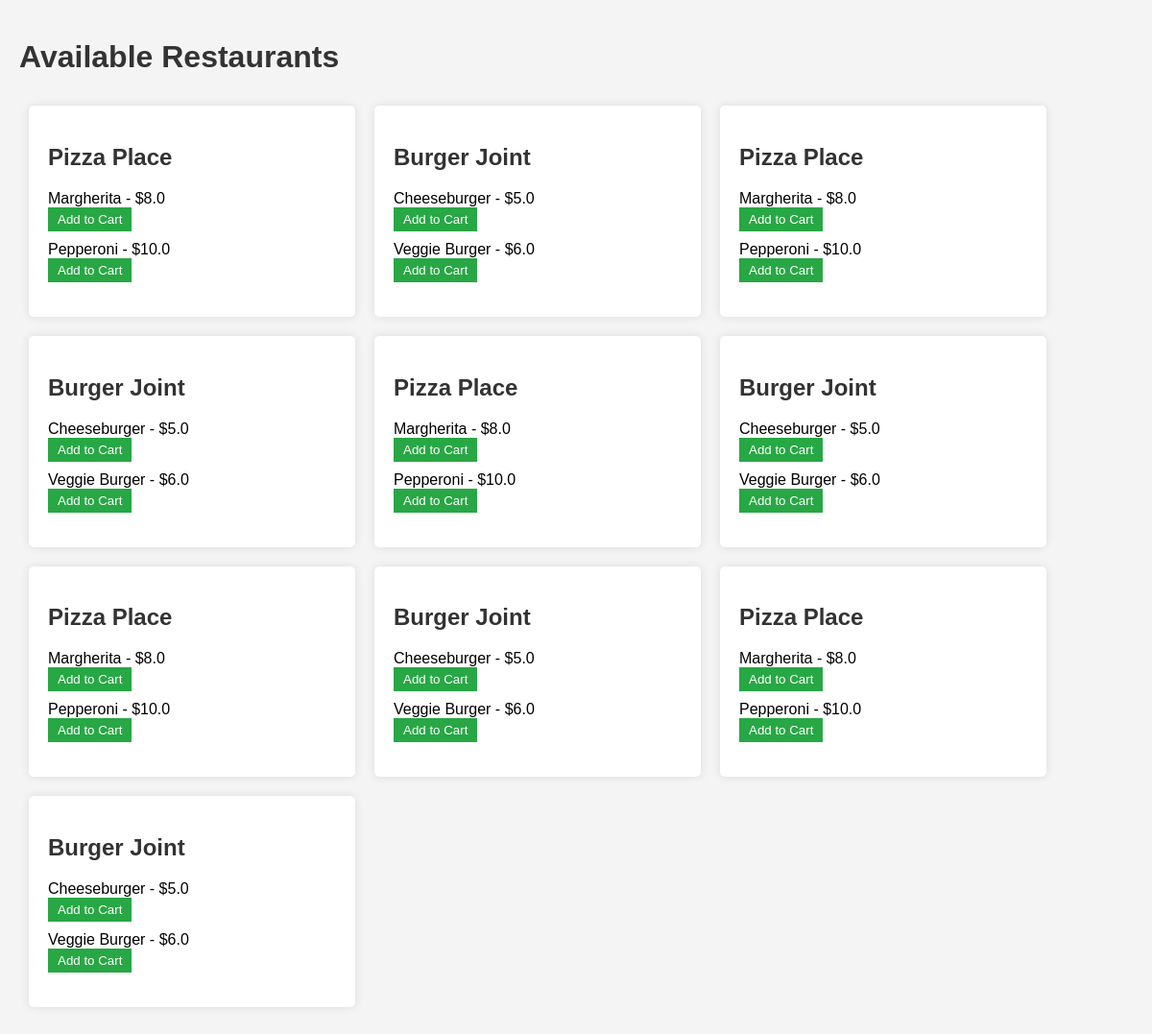
The page / on the database its author committed.
### app.py (models this page shows)
class Restaurant(db.Model):
    id = db.Column(db.Integer, primary_key=True)
    name = db.Column(db.String(100), nullable=False)
    menu_items = db.relationship('MenuItem', backref='restaurant', lazy=True)

class MenuItem(db.Model):
    id = db.Column(db.Integer, primary_key=True)
    item_name = db.Column(db.String(100), nullable=False)
    price = db.Column(db.Float, nullable=False)
    restaurant_id = db.Column(db.Integer, db.ForeignKey('restaurant.id'), nullable=False)

### app.py (the view)
@app.route('/')
def index():
    restaurants = Restaurant.query.all()
    return render_template('index.html', restaurants=restaurants)

### templates/index.html (shortened to what this page needs)
<!DOCTYPE html>
<html lang="en">
<head>
    <link rel="stylesheet" href="{{ url_for('static', filename='css/styles.css') }}">
</head>
<body>
    <h1>Available Restaurants</h1>
    <div class="restaurant-list">
        {% for restaurant in restaurants %}
        <div class="restaurant">
            <h2>{{ restaurant.name }}</h2>
            <ul>
                {% for item in restaurant.menu_items %}
                <li>
                    {{ item.item_name }} - ${{ item.price }}
                    <form action="{{ url_for('add_to_cart') }}" method="POST">
                        <button type="submit">Add to Cart</button>
                    </form>
                </li>
                {% endfor %}
            </ul>
        </div>
        {% endfor %}
    </div>
</body>
</html>

### static/css/styles.css (style rules this page uses)
body { font-family: Arial, sans-serif; background-color: #f4f4f4; margin: 0; padding: 20px; }
h1, h2 { color: #333; }
.restaurant-list { display: flex; flex-wrap: wrap; }
.restaurant { background-color: #fff; padding: 20px; margin: 10px; border-radius: 5px; width: 300px; box-shadow: 0 0 10px rgba(0,0,0,0.1); }
ul { list-style-type: none; padding: 0; }
li { margin-bottom: 10px; }
button { background-color: #28a745; color: white; border: none; padding: 5px 10px; cursor: pointer; }

### rows shown on the page
Restaurant: name "Pizza Place"
MenuItem: item_name "Margherita", price "8.0"
MenuItem: item_name "Pepperoni", price "10.0"
Restaurant: name "Burger Joint"
MenuItem: item_name "Cheeseburger", price "5.0"
MenuItem: item_name "Veggie Burger", price "6.0"
Restaurant: name "Pizza Place"
MenuItem: item_name "Margherita", price "8.0"
MenuItem: item_name "Pepperoni", price "10.0"
Restaurant: name "Burger Joint"
MenuItem: item_name "Cheeseburger", price "5.0"
MenuItem: item_name "Veggie Burger", price "6.0"
Restaurant: name "Pizza Place"
MenuItem: item_name "Margherita", price "8.0"
MenuItem: item_name "Pepperoni", price "10.0"
Restaurant: name "Burger Joint"
MenuItem: item_name "Cheeseburger", price "5.0"
MenuItem: item_name "Veggie Burger", price "6.0"
Restaurant: name "Pizza Place"
MenuItem: item_name "Margherita", price "8.0"
MenuItem: item_name "Pepperoni", price "10.0"
Restaurant: name "Burger Joint"
MenuItem: item_name "Cheeseburger", price "5.0"
MenuItem: item_name "Veggie Burger", price "6.0"
Restaurant: name "Pizza Place"
MenuItem: item_name "Margherita", price "8.0"
MenuItem: item_name "Pepperoni", price "10.0"
Restaurant: name "Burger Joint"
MenuItem: item_name "Cheeseburger", price "5.0"
MenuItem: item_name "Veggie Burger", price "6.0"
